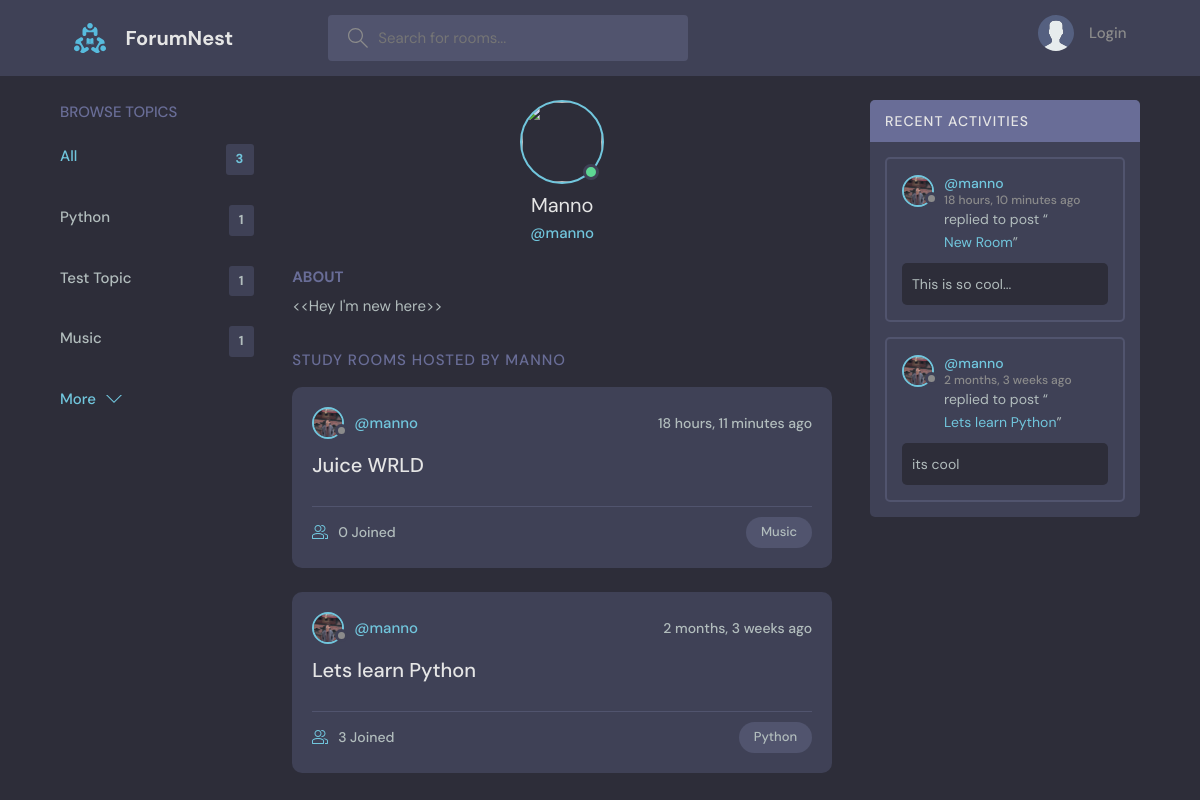
The app's page /profile/1 with its own data.
### base/models.py (models this page shows, shortened)
class Topic(models.Model):
    name = models.CharField(max_length=200)

class User(AbstractUser):
    name = models.CharField(max_length=200, null=True)
    email= models.EmailField(unique=True, null=True)
    bio = models.TextField(null=True)
    avatar = models.ImageField(null=True, default="avatar.svg")
    USERNAME_FIELD = 'email'
    REQUIRED_FIELDS = []

class Room(models.Model):
    host = models.ForeignKey(User, on_delete=models.SET_NULL, null=True)
    topic = models.ForeignKey(Topic, on_delete=models.SET_NULL, null=True)
    name = models.CharField(max_length=200)
    description = models.TextField(null=True, blank=True)
    participants = models.ManyToManyField(User, related_name='participants', blank=True)
    updated = models.DateTimeField(auto_now=True)
    created = models.DateTimeField(auto_now_add=True)
    class Meta:
        ordering = ['-updated','-created'] #order into ascending order
    def __str__(self):
        return self.name

class Message(models.Model):
    user = models.ForeignKey(User, on_delete=models.CASCADE) #user - many messgae, message - one user
    room = models.ForeignKey(Room, on_delete=models.CASCADE)
    body = models.TextField()
    updated = models.DateTimeField(auto_now=True)
    created = models.DateTimeField(auto_now_add=True)
    class Meta:
        ordering = ['-updated','-created'] #order into ascending order

### base/views.py (the view)
# urls.py: path('profile/<str:pk>', views.userProfile, name="user-profile"),
def userProfile(request, pk):
    user = User.objects.get(id=pk)
    rooms = user.room_set.all()
    room_messages = user.message_set.all()
    topics = Topic.objects.all()
    context = {'user': user, 'rooms':rooms, 'room_messages':room_messages, 'topics':topics}
    return render(request, 'base/profile.html', context)

### base/templates/base/profile.html (shortened to what this page needs)
{% extends 'main.html' %}
{% block content%}
  <main class="profile-page layout layout--3">
    <div class="container">
      {% include 'base/topics_component.html' %}
      <div class="roomList">
        <div class="profile">
          <div class="profile__avatar">
            <div class="avatar avatar--large active">
              <img src="{{request.user.avatar.url}}" />
            </div>
          </div>
          <div class="profile__info">
            <h3>{{user.username|title}}</h3>
            <p>@{{user.username}}</p>
          </div>
          <div class="profile__about">
            <h3>About</h3>
            <p>
              {{user.bio}}
            </p>
          </div>
        </div>
        <div class="roomList__header">
          <div>
            <h2>Study Rooms Hosted by {{user.username}}</a>
            </h2>
          </div>
        </div>
        {% include 'base/feed_component.html' %}
      </div>
        {% include 'base/activity_component.html' %}
    </div>
  </main>
{% endblock %}

### base/templates/base/topics_component.html
<div class="topics">
    <div class="topics__header">
      <h2>Browse Topics</h2>
    </div>
    <ul class="topics__list">
      <li>
        <a href="{% url 'home' %}" class="active">All <span>{{topics.count}}</span></a>
      </li>
    {%for topic in topics%}
        <li>
            <a href="{%url 'home' %}?q={{topic.name}}">{{topic.name}} <span>{{topic.room_set.all.count}}</span></a>
        </li>
    {%endfor%}
    </ul>
    <a class="btn btn--link" href="{% url 'topics' %}">
      More
      <svg version="1.1" xmlns="http://www.w3.org/2000/svg" width="32" height="32" viewBox="0 0 32 32">
        <title>chevron-down</title>
        <path d="M16 21l-13-13h-3l16 16 16-16h-3l-13 13z"></path>
      </svg>
    </a>
  </div>

### base/templates/base/feed_component.html (shortened to what this page needs)
{% for room in rooms %}
<div class="roomListRoom">
    <div class="roomListRoom__header">
        <a href="{% url 'user-profile' room.host.id %}" class="roomListRoom__author">
            <div class="avatar avatar--small">
                <img src="{{room.host.avatar.url}}" />
            </div>
            <span>@{{room.host.username}}</span>
        </a>
        <div class="roomListRoom__actions">
            <span>{{room.created|timesince}} ago</span>
        </div>
    </div>
    <div class="roomListRoom__content">
        <a href="{% url 'room' room.id %}">{{room.name}}</a>
    </div>
    <div class="roomListRoom__meta">
        <a href="{% url 'room' room.id %}" class="roomListRoom__joined">
            {{room.participants.all.count}} Joined
        </a>
        <p class="roomListRoom__topic">{{room.topic.name}}</p>
    </div>
</div>
{% endfor %}

### base/templates/base/activity_component.html (shortened to what this page needs)
<div class="activities">
    <div class="activities__header">
        <h2>Recent Activities</h2>
    </div>
    {% for message in room_messages %}
    <div class="activities__box">
        <div class="activities__boxHeader roomListRoom__header">
            <a href="{% url 'user-profile' message.user.id %}" class="roomListRoom__author">
                <div class="avatar avatar--small">
                    <img src="{{message.user.avatar.url}}" />
                </div>
                <p>
                    @{{message.user.username}}
                    <span>{{message.created|timesince}} ago</span>
                </p>
            </a>
        </div>
        <div class="activities__boxContent">
            <p>replied to post “<a href="{% url 'room' message.room.id %}">{{message.room}}</a>”</p>
            <div class="activities__boxRoomContent">{{message.body}}</div>
        </div>
    </div>
    {% endfor %}
</div>

### records on screen
Topic: name "Python", room_set.all.count "1"
Topic: name "Test Topic", room_set.all.count "1"
Topic: name "Music", room_set.all.count "1"
User: username "Manno", username "manno", bio "<<Hey I'm new here>>", username "MANNO"
Room: host.avatar (picture), host.username "manno", created "18 hours, 11 minutes", name "Juice WRLD", participants.all.count "0", topic.name "Music"
Room: host.avatar (picture), host.username "manno", created "2 months, 3 weeks", name "Lets learn Python", participants.all.count "3", topic.name "Python"
Message: user.avatar (picture), user.username "manno", created "18 hours, 10 minutes", room "New Room", body "This is so cool..."
Message: user.avatar (picture), user.username "manno", created "2 months, 3 weeks", room "Lets learn Python", body "its cool"

### other values on screen
{{ topics.count }} "3"
